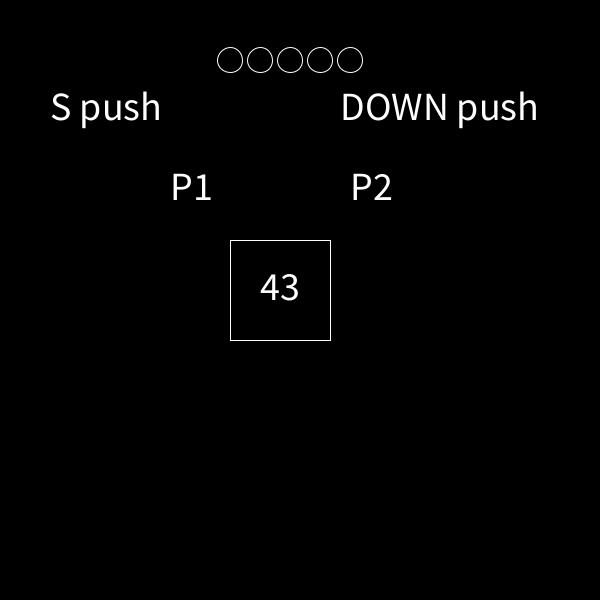
Frame 1 (no input)
Frame 60 (the mouse pressed at the canvas centre just before this capture): identical to frame 1, image omitted
Frame 120 (the mouse held since frame 60 and released just before this capture): identical to frame 1, image omitted

The Processing sketch that drew this single still picture (run headless with seeded random() and noise(); from frame 60 on, the mouse is pressed at the canvas centre):

// Processing sketch: count_bomb
// ── count_bomb.pde
int x;
int y;
int turn=0;
int bx=170;
int rx=350;
int lx=170;
int sx=50;
int ex=340;
int count=0;
int max = 10;

// 0は進行中、1はplayer1の勝ち、2はplayer2の勝ち
int status = 0;
void setup() {
  size(600, 600);
  max = (int)random(30, 51);
}
void draw() {
  background(0);
  if (x > max) {
    x=max;
  }
  //image(bomb, 200, 180, 200, 200);
  textSize(40);
  fill(255);
  noFill();
  stroke(255);
  rect(230, 240, 100, 100);
  text(max - x, 260, 300);

  text("P1", lx, 200);
  text("P2", rx, 200);
  text("S push", sx, 120);
  text("DOWN push", ex, 120);

  // 1個め
  if (count > 0 ) {
    fill(255);
  } else {
    noFill();
  }
  ellipse(230, 60, 25, 25);

  // 2個め
  if (count > 1 ) {
    fill(255);
  } else {
    noFill();
  }
  ellipse(260, 60, 25, 25);
  // 3個め
  if (count > 2 ) {
    fill(255);
  } else {
    noFill();
  }
  ellipse(290, 60, 25, 25);
  if (count > 3 ) {
    fill(255);
  } else {
    noFill();
  }
  ellipse(320, 60, 25, 25);
  if (count > 4 ) {
    fill(255);
  } else {
    noFill();
  }
  ellipse(350, 60, 25, 25);
  //if(turn == 1){
  /// }
  // if(turn == 2){
  //   ellipse(350, 260, 10, 10);
  //// }

  if (turn==1) {
    if (max==0) {
      status = 2;
    }
  }
  if (turn==2) {
    if (max==0) {
      status = 1;
    }
  }


  if (status == 1) {
    fill(0, 0, 0, 200);
    rect(0, 0, width, height);

    fill(255);
    textAlign(CENTER, CENTER);
    text("Player1win", width/2, height/2);
  }
  if (status == 2) {
    fill(0, 0, 0, 200);
    rect(0, 0, width, height);
    fill(255);
    textAlign(CENTER, CENTER);
    text("Player2win", width/2, height/2);
  }
}
void keyPressed() {
  if (status > 0) {
    return;
  }
  if (count<5) {
    if (turn==2) {
      if ( keyCode == DOWN) {
        max-=1;
        count += 1;
      }
    }
  }
  if (count<5) {
    if (turn==1) {
      if (key=='s') {
        max-=1;
        count += 1;
      }
    }
  }

  // ENTERがおされてturnが1のとき

  if (keyCode ==ENTER) {
    if (turn == 0) {
      rx+=500;
      ex+=500;
      turn = 1;
    } else if (turn== 1 && count > 0) {
      bx+=50;
      turn=2;
      count=0;
      sx-=500;
      ex-=500;
      rx-=500;
      lx-=500;
    } else if (turn == 2 && count > 0) {
      bx-=50;
      turn=1;
      count=0;
      sx+=500;
      ex+=500;
      lx+=500;
      rx+=500;
    }
  }
}
